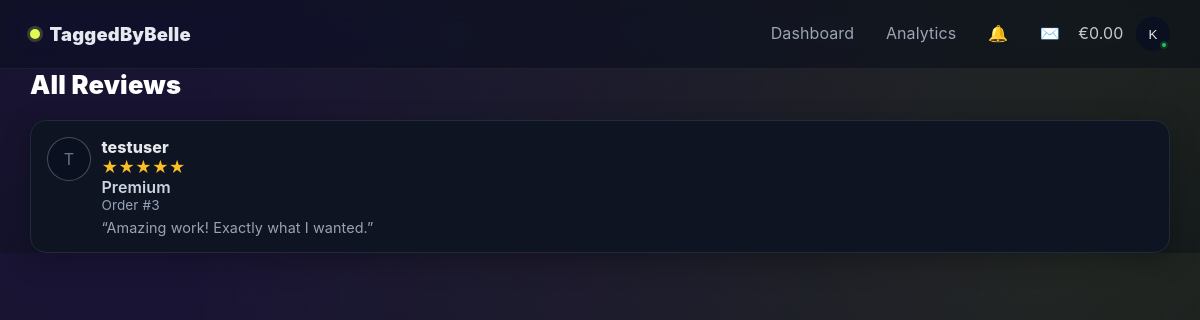
Screenshot of /myreviews (signed in) with the database file from the repository.
### app/domain/Order.py (models this page shows)
class Order(Base):
    __tablename__ = "orders"
    id = Column(Integer, primary_key=True, index=True)
    user_id = Column(Integer, ForeignKey("users.id"))
    package_id = Column(Integer, ForeignKey("packages.id"))
    details = Column(Text)
    due_date = Column(DateTime)
    status = Column(String(50), default="Active")
    response = Column(Text, nullable=True)
    delivery_file = Column(String(255), nullable=True)
    review = Column(Integer, nullable=True)
    review_text = Column(Text, nullable=True)
    user = relationship("User", back_populates="orders")
    package = relationship("Package")
    tags = relationship("Tag", back_populates="order")

### app/domain/User.py (models this page shows, shortened)
class User(Base):
    __tablename__ = "users"
    id = Column(Integer, primary_key=True, index=True)
    username = Column(String(50), unique=True, nullable=False)
    email = Column(String(100), unique=True, nullable=False)
    hashed_password = Column(String(255), nullable=False)
    is_admin = Column(Boolean, default=False)
    avatar = Column(String(255), nullable=True)
    orders = relationship("Order", back_populates="user")

### app/domain/Package.py (models this page shows)
class Package(Base):
    __tablename__ = "packages"
    id = Column(Integer, primary_key=True, index=True)
    name = Column(String(50), nullable=False, unique=True)
    price = Column(Float, nullable=False)
    delivery_days = Column(Integer, nullable=False)
    tag_count = Column(Integer, nullable=False)
    description = Column(String(255), nullable=True)

### app/main.py (the view)
@app.get("/myreviews")
async def my_reviews(request: Request):
    user_id = request.session.get("user_id")
    if not user_id:
        return RedirectResponse("/login?next=/myreviews", status_code=HTTP_302_FOUND)
    db = SessionLocal()
    try:
        if request.session.get("is_admin"):
            orders = (
                db.query(Order)
                .options(joinedload(Order.package), joinedload(Order.user))
                .filter(Order.review.isnot(None))
                .order_by(Order.id.desc())
                .all()
            )
            template_name = "adminreviews.html"
        else:
            orders = (
                db.query(Order)
                .options(joinedload(Order.package))
                .filter(Order.user_id == user_id, Order.review.isnot(None))
                .order_by(Order.id.desc())
                .all()
            )
            template_name = "myreviews.html"
    finally:
        db.close()
    return templates.TemplateResponse(template_name, {"request": request, "orders": orders})

### app/templates/adminreviews.html (shortened to what this page needs)
{% extends "base.html" %}
{% block content %}
<div class="head"><h2 class="title">All Reviews</h2></div>
<div class="grid">
  {% for o in orders %}
  <div class="card">
    {% if o.user and o.user.avatar %}
    <img class="avatar" src="{{ url_for('uploads', path=o.user.avatar) }}" alt="{{ o.user.username }}">
    {% else %}
    <div class="avatar" style="display:grid;place-items:center;color:#64748b">{{ o.user.username[0]|upper if o.user else '?' }}</div>
    {% endif %}
    <div>
      <div class="user">{{ o.user.username if o.user else 'User' }}</div>
      <div class="rating">{% for _ in range(o.review) %}★{% endfor %}{% for _ in range(5 - o.review) %}☆{% endfor %}</div>
      <div class="pkg">{{ o.package.name if o.package else 'Package' }}</div>
      <div class="meta">Order #{{ o.id }}</div>
      {% if o.review_text %}<div class="comment">“{{ o.review_text }}”</div>{% endif %}
    </div>
  </div>
  {% else %}
    <p class="meta">No reviews yet.</p>
  {% endfor %}
</div>
{% endblock %}

### app/templates/base.html (style rules this page uses)
:root { --bg: #0b0f19; --panel: #0e1422; --line: #1f2a3b; --text: #e6e9ef; --muted: #9aa4b2; --brand: #e2fb52; --brand-ink: #0b0f19; --cta: #7c3aed; }
* { box-sizing: border-box; }
body { margin: 0; color: var(--text); background: radial-gradient(1200px 600px at 10% -10%, rgba(124,58,237,0.15), transparent), radial-gradient(900px 500px at 90% 0%, rgba(226,251,82,0.10), transparent), linear-gradient(180deg, #0a0e17, var(--bg)); font-family: Inter, ui-sans-serif, system-ui, -apple-system, Segoe UI, Roboto, Arial, Noto Sans; letter-spacing: .1px; }
.card { background: var(--panel); border: 1px solid var(--line); border-radius: 16px; box-shadow: 0 8px 28px rgba(0,0,0,0.28); }
.title { font-weight: 900; letter-spacing: .2px; }

### app/templates/adminreviews.html (style rules this page uses)
.head { display:flex;justify-content:space-between;align-items:center;margin-bottom:1.25rem }
.title { font-weight:900;color:#fff;margin:0;font-size:1.6rem }
.grid { display:grid;grid-template-columns:repeat(auto-fit,minmax(280px,1fr));gap:1rem }
.card { background:var(--panel);border:1px solid var(--line);border-radius:16px;padding:1rem;display:flex;gap:.65rem }
.avatar { width:44px;height:44px;border-radius:50%;object-fit:cover;border:1px solid rgba(255,255,255,.25);background:#0b1020 }
.user { font-weight:800;color:#e5e7eb }
.rating { color:#fbbf24 }
.pkg { color:#cbd5e1;font-weight:600 }
.meta { color:#94a3b8;font-size:.85rem }
.comment { color:#9ca3af;font-size:.9rem;margin-top:.35rem }

### rows the page displays
Order: user "T", user "testuser", review 5 (drawn), package "Premium", id "3", review_text "Amazing work! Exactly what I wanted."

### other values shown
{{ '%.2f'|format(request.session.get('admin_month_earnings', 0.0)) }} "0.00"
{{ request.session.get('username','U')[0]|upper }} "K"
